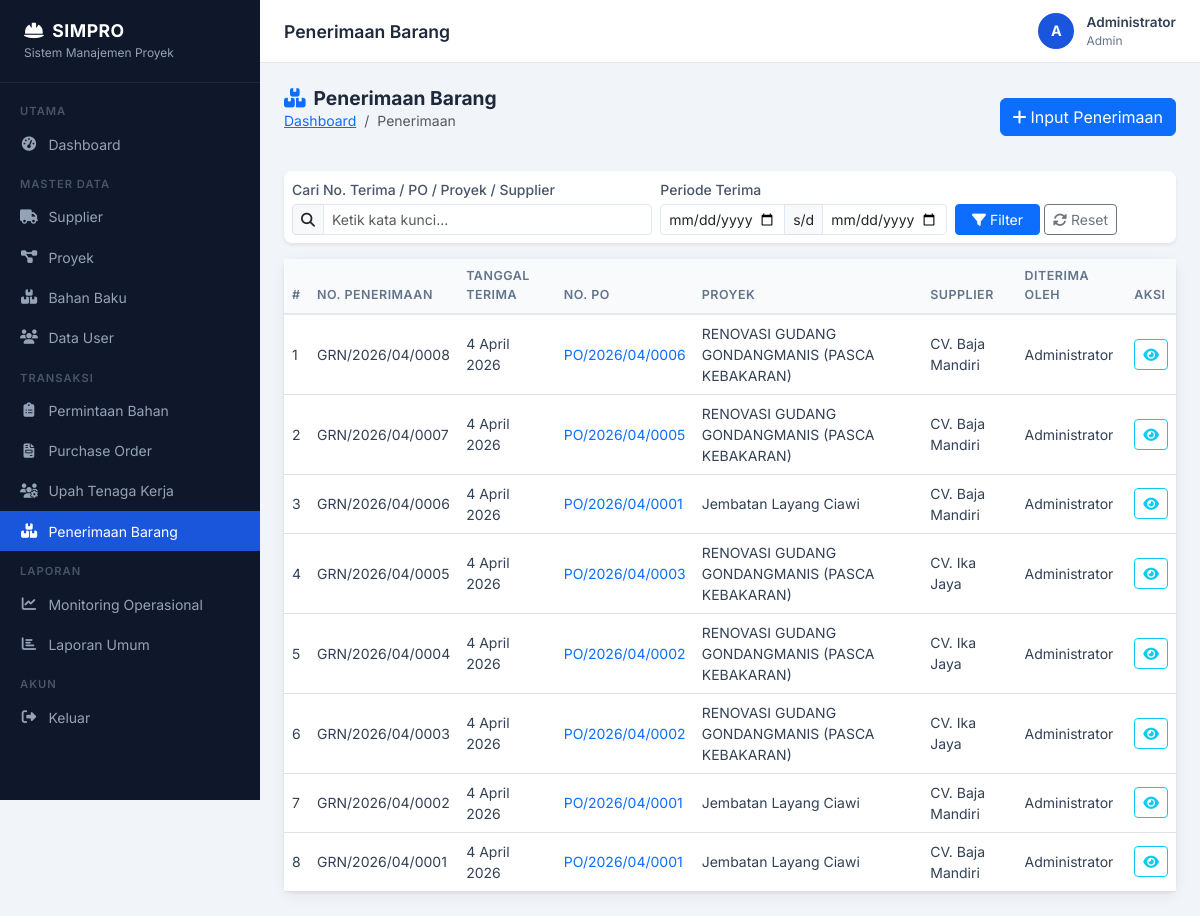
The page /penerimaan/index.php (signed in) on the database its author committed.
### tables this page shows
CREATE TABLE `penerimaan` (
  `id_penerimaan` int NOT NULL,
  `nomor_penerimaan` varchar(30) NOT NULL,
  `tanggal_terima` date NOT NULL,
  `id_po` int NOT NULL,
  `id_user` int NOT NULL,
  `keterangan` text,
  `created_at` timestamp NULL DEFAULT CURRENT_TIMESTAMP
);

CREATE TABLE `po` (
  `id_po` int NOT NULL,
  `nomor_po` varchar(30) NOT NULL,
  `tanggal_po` date NOT NULL,
  `id_proyek` int NOT NULL,
  `id_supplier` int NOT NULL,
  `id_user` int NOT NULL,
  `status_po` enum('draft','diajukan','disetujui','ditolak','dikirim_sebagian','selesai','direvisi','final','diproses') NOT NULL DEFAULT 'draft',
  `total` decimal(18,2) NOT NULL DEFAULT '0.00',
  `keterangan` text,
  `created_at` timestamp NULL DEFAULT CURRENT_TIMESTAMP,
  `updated_at` timestamp NULL DEFAULT CURRENT_TIMESTAMP ON UPDATE CURRENT_TIMESTAMP
);

CREATE TABLE `proyek` (
  `id_proyek` int NOT NULL,
  `kode_proyek` varchar(30) NOT NULL,
  `nama_proyek` varchar(200) NOT NULL,
  `lokasi` varchar(255) DEFAULT NULL,
  `tanggal_mulai` date DEFAULT NULL,
  `tanggal_selesai` date DEFAULT NULL,
  `status` enum('aktif','selesai','ditangguhkan') NOT NULL DEFAULT 'aktif',
  `keterangan` text,
  `created_at` timestamp NULL DEFAULT CURRENT_TIMESTAMP
);

CREATE TABLE `supplier` (
  `id_supplier` int NOT NULL,
  `nama_supplier` varchar(150) NOT NULL,
  `alamat` text,
  `no_telp` varchar(20) DEFAULT NULL,
  `email` varchar(100) DEFAULT NULL,
  `status` enum('aktif','nonaktif') NOT NULL DEFAULT 'aktif',
  `created_at` timestamp NULL DEFAULT CURRENT_TIMESTAMP
);

CREATE TABLE `users` (
  `id_user` int NOT NULL,
  `nama` varchar(100) NOT NULL,
  `username` varchar(50) NOT NULL,
  `password` varchar(255) NOT NULL,
  `role` enum('admin','purchasing','manajer') NOT NULL DEFAULT 'purchasing',
  `status` enum('aktif','nonaktif') NOT NULL DEFAULT 'aktif',
  `created_at` timestamp NULL DEFAULT CURRENT_TIMESTAMP
);

### config/koneksi.php (called while the page is built, shortened)
<?php
function e($str) {
    return htmlspecialchars($str ?? '', ENT_QUOTES, 'UTF-8');
}
function tgl_indo($tgl) {
    $bulan = ['','Januari','Februari','Maret','April','Mei','Juni',
              'Juli','Agustus','September','Oktober','November','Desember'];
    $d = date('j', strtotime($tgl));
    $m = date('n', strtotime($tgl));
    $y = date('Y', strtotime($tgl));
    return "$d {$bulan[$m]} $y";
}

### penerimaan/index.php (the view, shortened to what this page needs)
<?php
require_once '../config/koneksi.php';
$q = $_GET['q'] ?? '';
$tgl_mulai = $_GET['tgl_mulai'] ?? '';
$tgl_akhir = $_GET['tgl_akhir'] ?? '';
$where = [];
$where_sql = count($where) > 0 ? "WHERE " . implode(" AND ", $where) : "";
$result = mysqli_query($koneksi,
    "SELECT pn.*, p.nomor_po, pr.nama_proyek, s.nama_supplier, u.nama as nama_user
     FROM penerimaan pn
     LEFT JOIN po p ON p.id_po = pn.id_po
     LEFT JOIN proyek pr ON pr.id_proyek = p.id_proyek
     LEFT JOIN supplier s ON s.id_supplier = p.id_supplier
     LEFT JOIN users u ON u.id_user = pn.id_user
     $where_sql
     ORDER BY pn.created_at DESC");
require_once '../template/header.php';
?>
<div class="page-header d-flex justify-content-between align-items-center">
    <div>
        <h4><i class="fas fa-boxes-stacked me-2 text-primary"></i>Penerimaan Barang</h4>
        <nav aria-label="breadcrumb"><ol class="breadcrumb small">
            <li class="breadcrumb-item"><a href="../dashboard/index.php">Dashboard</a></li>
            <li class="breadcrumb-item active">Penerimaan</li>
        </ol></nav>
    </div>
    <?php if (in_array($_SESSION['role'],['admin','purchasing'])): ?>
    <a href="tambah.php" class="btn btn-primary"><i class="fas fa-plus me-1"></i>Input Penerimaan</a>
    <?php endif; ?>
</div>
<div class="card shadow-sm border-0 mb-3">
    <div class="card-body p-2">
        <form method="GET" class="row g-2 align-items-end">
            <div class="col-md-5">
                <label class="form-label small mb-1">Cari No. Terima / PO / Proyek / Supplier</label>
                <div class="input-group input-group-sm">
                    <span class="input-group-text"><i class="fas fa-search"></i></span>
                    <input type="text" name="q" class="form-control" placeholder="Ketik kata kunci..." value="<?= e($q) ?>">
                </div>
            </div>
            <div class="col-md-4">
                <label class="form-label small mb-1">Periode Terima</label>
                <div class="input-group input-group-sm">
                    <input type="date" name="tgl_mulai" class="form-control" value="<?= e($tgl_mulai) ?>">
                    <span class="input-group-text">s/d</span>
                    <input type="date" name="tgl_akhir" class="form-control" value="<?= e($tgl_akhir) ?>">
                </div>
            </div>
            <div class="col-md-auto">
                <button type="submit" class="btn btn-sm btn-primary px-3"><i class="fas fa-filter"></i> Filter</button>
                <a href="index.php" class="btn btn-sm btn-outline-secondary"><i class="fas fa-sync-alt"></i> Reset</a>
            </div>
        </form>
    </div>
</div>
<div class="card table-card">
    <div class="table-responsive">
        <table class="table table-hover mb-0">
            <thead>
            <tr>
                <th>#</th>
                <th>No. Penerimaan</th>
                <th>Tanggal Terima</th>
                <th>No. PO</th>
                <th>Proyek</th>
                <th>Supplier</th>
                <th>Diterima Oleh</th>
                <th>Aksi</th>
            </tr>
            </thead>
            <tbody>
            <?php $no = 1;
            if (mysqli_num_rows($result) === 0): ?>
            <tr><td colspan="8" class="text-center py-4 text-muted">Belum ada data penerimaan</td></tr>
            <?php else: while ($r = mysqli_fetch_assoc($result)): ?>
            <tr>
                <td><?= $no++ ?></td>
                <td class="fw-600"><?= e($r['nomor_penerimaan']) ?></td>
                <td><?= tgl_indo($r['tanggal_terima']) ?></td>
                <td><a href="../po/detail.php?id=<?= $r['id_po'] ?>" class="text-decoration-none"><?= e($r['nomor_po']) ?></a></td>
                <td><?= e($r['nama_proyek']) ?></td>
                <td><?= e($r['nama_supplier']) ?></td>
                <td><?= e($r['nama_user']) ?></td>
                <td>
                    <a href="detail.php?id=<?= $r['id_penerimaan'] ?>" class="btn btn-sm btn-outline-info">
                        <i class="fas fa-eye"></i>
                    </a>
                </td>
            </tr>
            <?php endwhile; endif; ?>
            </tbody>
        </table>
    </div>
</div>
<?php require_once '../template/footer.php'; ?>

### assets/css/style.css (style rules this page uses)
:root { --primary: #1a56db; --primary-dark: #1341b0; --primary-light: #e8f0fe; --secondary: #6c757d; --success: #0f9d58; --warning: #f4b400; --danger: #db4437; --info: #4285f4; --dark: #1e293b; --sidebar-bg: #0f172a; --sidebar-text: #94a3b8; --sidebar-hover: #1e293b; --sidebar-active:#1a56db; --body-bg: #f1f5f9; --card-shadow: 0 1px 3px rgba(0,0,0,.08), 0 4px 16px rgba(0,0,0,.06); --radius: .5rem; }
* { box-sizing: border-box; }
body { font-family: 'Inter', sans-serif; background: var(--body-bg); color: #334155; font-size: 14px; }
.card { border: none; border-radius: var(--radius); box-shadow: var(--card-shadow); }
.table-card .table th { background: #f8fafc; color: #64748b; font-size: .78rem; font-weight: 600; text-transform: uppercase; letter-spacing: .5px; border-bottom: 2px solid #e2e8f0; }
.table-card .table td { vertical-align: middle; color: #334155; }
.page-header { margin-bottom: 1.5rem; }
.page-header h4 { font-size: 1.2rem; font-weight: 700; color: var(--dark); margin: 0; }
.form-label { font-weight: 500; color: #475569; font-size: .875rem; }
.form-control, .form-select { border: 1px solid #e2e8f0; border-radius: .375rem; font-size: .875rem; padding: .5rem .75rem; }

### rows shown on the page
penerimaan: nomor_penerimaan "GRN/2026/04/0008", tanggal_terima "4 April 2026", id_po.nomor_po "PO/2026/04/0006", proyek.nama_proyek "RENOVASI GUDANG GONDANGMANIS (PASCA KEBAKARAN)", supplier.nama_supplier "CV. Baja Mandiri", id_user.nama "Administrator"
penerimaan: nomor_penerimaan "GRN/2026/04/0007", tanggal_terima "4 April 2026", id_po.nomor_po "PO/2026/04/0005", proyek.nama_proyek "RENOVASI GUDANG GONDANGMANIS (PASCA KEBAKARAN)", supplier.nama_supplier "CV. Baja Mandiri", id_user.nama "Administrator"
penerimaan: nomor_penerimaan "GRN/2026/04/0006", tanggal_terima "4 April 2026", id_po.nomor_po "PO/2026/04/0001", proyek.nama_proyek "Jembatan Layang Ciawi", supplier.nama_supplier "CV. Baja Mandiri", id_user.nama "Administrator"
penerimaan: nomor_penerimaan "GRN/2026/04/0005", tanggal_terima "4 April 2026", id_po.nomor_po "PO/2026/04/0003", proyek.nama_proyek "RENOVASI GUDANG GONDANGMANIS (PASCA KEBAKARAN)", supplier.nama_supplier "CV. Ika Jaya", id_user.nama "Administrator"
penerimaan: nomor_penerimaan "GRN/2026/04/0004", tanggal_terima "4 April 2026", id_po.nomor_po "PO/2026/04/0002", proyek.nama_proyek "RENOVASI GUDANG GONDANGMANIS (PASCA KEBAKARAN)", supplier.nama_supplier "CV. Ika Jaya", id_user.nama "Administrator"
penerimaan: nomor_penerimaan "GRN/2026/04/0003", tanggal_terima "4 April 2026", id_po.nomor_po "PO/2026/04/0002", proyek.nama_proyek "RENOVASI GUDANG GONDANGMANIS (PASCA KEBAKARAN)", supplier.nama_supplier "CV. Ika Jaya", id_user.nama "Administrator"
penerimaan: nomor_penerimaan "GRN/2026/04/0002", tanggal_terima "4 April 2026", id_po.nomor_po "PO/2026/04/0001", proyek.nama_proyek "Jembatan Layang Ciawi", supplier.nama_supplier "CV. Baja Mandiri", id_user.nama "Administrator"
penerimaan: nomor_penerimaan "GRN/2026/04/0001", tanggal_terima "4 April 2026", id_po.nomor_po "PO/2026/04/0001", proyek.nama_proyek "Jembatan Layang Ciawi", supplier.nama_supplier "CV. Baja Mandiri", id_user.nama "Administrator"

### other values the page prints
$pageTitle "Penerimaan Barang"
substr($_SESSION['nama'] ?? 'U', 0, 1) "A"
$_SESSION['nama'] "Administrator"
$_SESSION['role'] "Admin"
